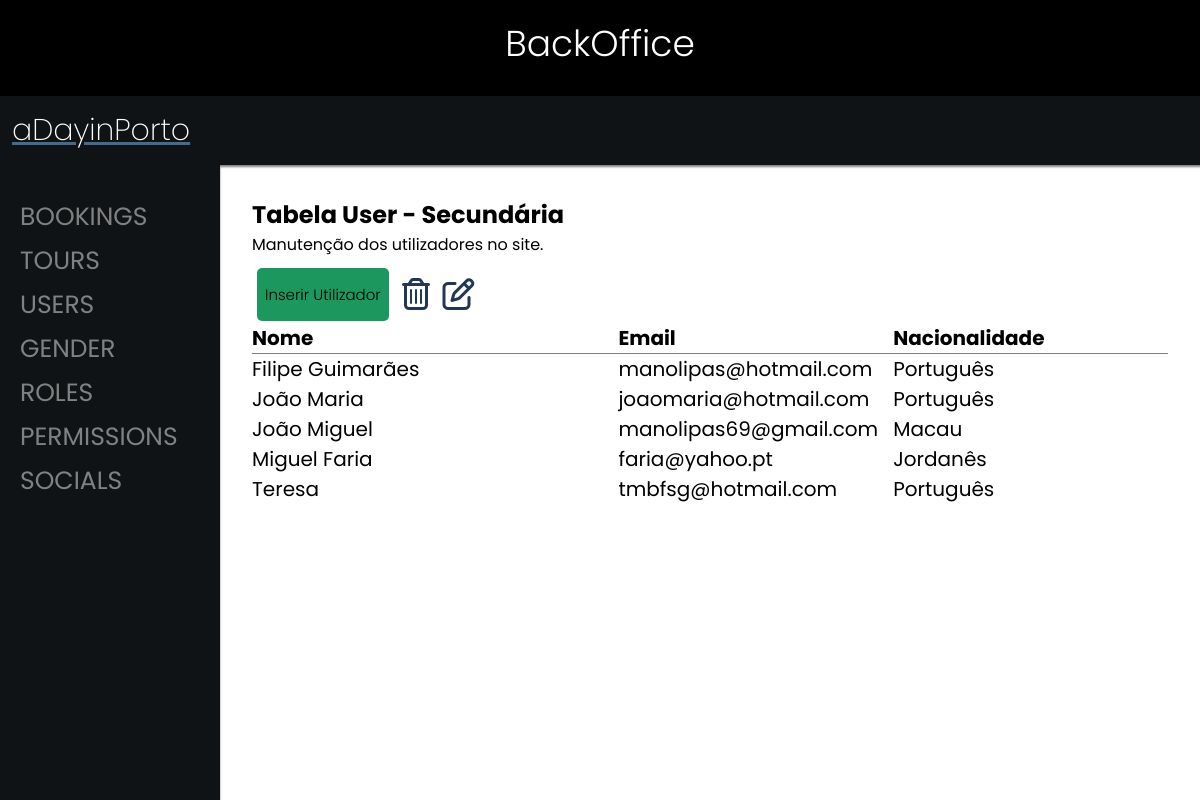
The app's page /backoffice/?p=2 with its own data.
### tables this page shows
CREATE TABLE IF NOT EXISTS `user` (
  `id` int(11) NOT NULL AUTO_INCREMENT,
  `name` varchar(255) DEFAULT NULL,
  `email` varchar(255) NOT NULL,
  `phone_number` varchar(50) DEFAULT NULL,
  `nacionality` varchar(50) DEFAULT NULL,
  `birthdate` date DEFAULT NULL,
  `creation_date` datetime DEFAULT current_timestamp(),
  `profile_image` varchar(100) DEFAULT NULL,
  `verified` int(1) DEFAULT NULL,
  `display_language` int(3) DEFAULT 1,
  `gender` int(1) DEFAULT NULL,
  `role` int(1) DEFAULT NULL,
  `password` varchar(40) DEFAULT NULL,
  PRIMARY KEY (`id`,`email`),
  UNIQUE KEY `email` (`email`),
  UNIQUE KEY `phone_number` (`phone_number`),
  KEY `FK_user_sex` (`gender`) USING BTREE,
  KEY `FK_user_role` (`role`),
  CONSTRAINT `FK_user_gender` FOREIGN KEY (`gender`) REFERENCES `gender` (`id`) ON DELETE NO ACTION ON UPDATE NO ACTION,
  CONSTRAINT `FK_user_role` FOREIGN KEY (`role`) REFERENCES `role` (`id`) ON DELETE NO ACTION ON UPDATE NO ACTION
);

### backoffice/content/users/users.php (the view, shortened to what this page needs)
<?php
$showtour = "SELECT * FROM user ORDER BY name";
$show = mysqli_query($conn, $showtour);
if (mysqli_num_rows($show) > 0) {
    $row = mysqli_fetch_array($show);
} else {
    $row = null;
}
?>
<h2>Tabela User - Secundária</h2>
<p>Manutenção dos utilizadores no site.</p>
<br>
<a href="./?p=21" class="insert-button">Inserir Utilizador</a>
<a id="delLink" disabled><i class="fa-regular fa-trash-can fa-2xl" onclick="confirmDelete(<?php echo $row['id']; ?>)"></i></a>
<?php
if ($row !== null && isset($row['id'])) {
    $editLink = './?p=25&id=' . $row['id'] . '&operation=editar';
} else {
    $editLink = null;
}
echo '<a href="' . $editLink . '" id="editLink" disabled><i class="fa-regular fa-pen-to-square fa-2xl"></i></a>' ?>
<table class="table-hover" style="width:100%; font-size: 20px; margin-top: 1rem; padding-top: 1rem;">
    <thead>
        <tr>
            <th scope="col" style="text-align: left; width:40%; border-bottom: solid 1px grey; border-collapse: collapse;">Nome</th>
            <th scope="col" style="text-align: left; width:30%; border-bottom: solid 1px grey; border-collapse: collapse;">Email</th>
            <th scope="col" style="text-align: left; width:30%; border-bottom: solid 1px grey; border-collapse: collapse;">Nacionalidade</th>
        </tr>
    </thead>
    <tbody>
        <?php
        if ($row !== null) {
            do {
        ?>
                <tr id="tr_<?php echo $row['id']; ?>" onclick="storeID(<?php echo $row['id']; ?>)">
                    <?php
                    echo "<td>" . $row['name'] . "</td>";
                    echo "<td>" . $row['email'] . "</td>";
                    echo "<td>" . $row['nacionality'] . "</td>";
                    ?>
                </tr>
        <?php
            } while ($row = mysqli_fetch_assoc($show));
        } else {
            echo "<tr><td colspan='4'>Não foram encontrados registos.</td></tr>";
        }
        ?>
    </tbody>
</table>

### backoffice/css/styles.css (style rules this page uses)
html { scroll-behavior: smooth; }
* { margin: 0; padding: 0; font-family: 'Poppins', sans-serif; }
a { cursor: pointer; }
:root { --dark-background-color: #0f1316; --medium-background-color: #666; --light-background-color: #efefef; --contrast-color: rgba(68, 107, 140, 1); --alt-contrast-color: ; --dark-text-color: var(--dark-background-color); --medium-text-color: var(--medium-background-color); --lighter-text-reverse-color: var(--light-background-color); --light-text-reverse-color: #ddd; }
table { border-collapse: collapse; }
.insert-button, .edit-button, .delete-button, .return-button { padding-inline: 0.5rem; padding-block: 1rem; text-decoration: none; font-size: 15px; font-weight: 300; color: black; border-radius: 5px; border: none; width: 90px; height: 30px; margin-inline: 5px; cursor: pointer; }
.insert-button { background-color: #1c975d; }

### backoffice/content/users/users.php (style rules this page uses)
.fa-regular { color: #223658 !important; padding-inline: 0.25rem; }

### records on screen
user: name "Filipe Guimarães", email "manolipas@hotmail.com", nacionality "Português"
user: name "João Maria", email "joaomaria@hotmail.com", nacionality "Português"
user: name "João Miguel", email "manolipas69@gmail.com", nacionality "Macau"
user: name "Miguel Faria", email "faria@yahoo.pt", nacionality "Jordanês"
user: name "Teresa", email "tmbfsg@hotmail.com", nacionality "Português"
